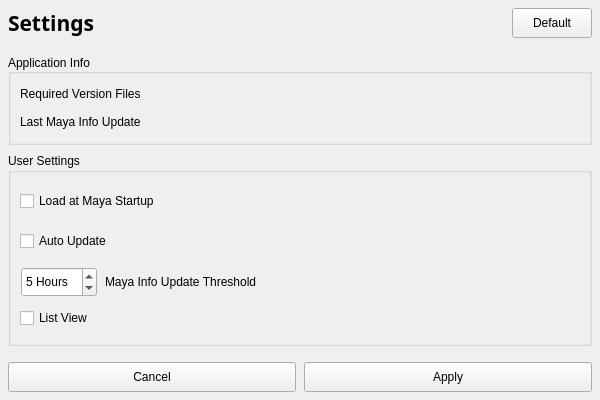
<?xml version="1.0" encoding="UTF-8"?>
<ui version="4.0">
 <class>GFUtilitiesBeltSettings</class>
 <widget class="QWidget" name="GFUtilitiesBeltSettings">
  <property name="geometry">
   <rect>
    <x>0</x>
    <y>0</y>
    <width>600</width>
    <height>400</height>
   </rect>
  </property>
  <property name="windowTitle">
   <string>Form</string>
  </property>
  <layout class="QVBoxLayout" name="verticalLayout">
   <property name="spacing">
    <number>0</number>
   </property>
   <property name="leftMargin">
    <number>0</number>
   </property>
   <property name="topMargin">
    <number>0</number>
   </property>
   <property name="rightMargin">
    <number>0</number>
   </property>
   <property name="bottomMargin">
    <number>0</number>
   </property>
   <item>
    <widget class="QWidget" name="wdgTitleBar" native="true">
     <property name="sizePolicy">
      <sizepolicy hsizetype="Preferred" vsizetype="Fixed">
       <horstretch>0</horstretch>
       <verstretch>0</verstretch>
      </sizepolicy>
     </property>
     <layout class="QHBoxLayout" name="layTitleBar">
      <property name="spacing">
       <number>8</number>
      </property>
      <property name="leftMargin">
       <number>8</number>
      </property>
      <property name="topMargin">
       <number>8</number>
      </property>
      <property name="rightMargin">
       <number>8</number>
      </property>
      <property name="bottomMargin">
       <number>8</number>
      </property>
      <item>
       <widget class="QLabel" name="label_6">
        <property name="font">
         <font>
          <family>Work Sans SemiBold</family>
          <pointsize>16</pointsize>
          <weight>75</weight>
          <bold>true</bold>
         </font>
        </property>
        <property name="text">
         <string>Settings</string>
        </property>
       </widget>
      </item>
      <item>
       <widget class="QPushButton" name="pushButton_2">
        <property name="sizePolicy">
         <sizepolicy hsizetype="Fixed" vsizetype="Fixed">
          <horstretch>0</horstretch>
          <verstretch>0</verstretch>
         </sizepolicy>
        </property>
        <property name="minimumSize">
         <size>
          <width>0</width>
          <height>30</height>
         </size>
        </property>
        <property name="maximumSize">
         <size>
          <width>16777215</width>
          <height>30</height>
         </size>
        </property>
        <property name="text">
         <string>Default</string>
        </property>
       </widget>
      </item>
     </layout>
    </widget>
   </item>
   <item>
    <widget class="QWidget" name="wdgContent" native="true">
     <layout class="QVBoxLayout" name="layContent">
      <property name="spacing">
       <number>8</number>
      </property>
      <property name="leftMargin">
       <number>8</number>
      </property>
      <property name="topMargin">
       <number>8</number>
      </property>
      <property name="rightMargin">
       <number>8</number>
      </property>
      <property name="bottomMargin">
       <number>8</number>
      </property>
      <item>
       <widget class="QGroupBox" name="groupBox">
        <property name="sizePolicy">
         <sizepolicy hsizetype="Preferred" vsizetype="Fixed">
          <horstretch>0</horstretch>
          <verstretch>0</verstretch>
         </sizepolicy>
        </property>
        <property name="title">
         <string>Application Info</string>
        </property>
        <property name="alignment">
         <set>Qt::AlignLeading|Qt::AlignLeft|Qt::AlignVCenter</set>
        </property>
        <property name="flat">
         <bool>true</bool>
        </property>
        <layout class="QVBoxLayout" name="verticalLayout_2">
         <property name="spacing">
          <number>0</number>
         </property>
         <property name="leftMargin">
          <number>0</number>
         </property>
         <property name="topMargin">
          <number>0</number>
         </property>
         <property name="rightMargin">
          <number>0</number>
         </property>
         <property name="bottomMargin">
          <number>0</number>
         </property>
         <item>
          <widget class="QScrollArea" name="scrollArea_2">
           <property name="frameShape">
            <enum>QFrame::NoFrame</enum>
           </property>
           <property name="widgetResizable">
            <bool>true</bool>
           </property>
           <widget class="QWidget" name="scrollAreaWidgetContents_2">
            <property name="geometry">
             <rect>
              <x>0</x>
              <y>0</y>
              <width>578</width>
              <height>64</height>
             </rect>
            </property>
            <layout class="QVBoxLayout" name="verticalLayout_5">
             <item>
              <widget class="QLabel" name="label_5">
               <property name="text">
                <string>Required Version Files</string>
               </property>
              </widget>
             </item>
             <item>
              <widget class="QLabel" name="label_4">
               <property name="text">
                <string>Last Maya Info Update</string>
               </property>
              </widget>
             </item>
            </layout>
           </widget>
          </widget>
         </item>
        </layout>
       </widget>
      </item>
      <item>
       <widget class="QGroupBox" name="groupBox_2">
        <property name="title">
         <string>User Settings</string>
        </property>
        <layout class="QVBoxLayout" name="verticalLayout_3">
         <property name="spacing">
          <number>0</number>
         </property>
         <property name="leftMargin">
          <number>0</number>
         </property>
         <property name="topMargin">
          <number>0</number>
         </property>
         <property name="rightMargin">
          <number>0</number>
         </property>
         <property name="bottomMargin">
          <number>0</number>
         </property>
         <item>
          <widget class="QScrollArea" name="scrollArea">
           <property name="frameShape">
            <enum>QFrame::NoFrame</enum>
           </property>
           <property name="widgetResizable">
            <bool>true</bool>
           </property>
           <widget class="QWidget" name="scrollAreaWidgetContents">
            <property name="geometry">
             <rect>
              <x>0</x>
              <y>0</y>
              <width>578</width>
              <height>168</height>
             </rect>
            </property>
            <layout class="QVBoxLayout" name="verticalLayout_4">
             <item>
              <widget class="QCheckBox" name="checkBox">
               <property name="minimumSize">
                <size>
                 <width>0</width>
                 <height>30</height>
                </size>
               </property>
               <property name="text">
                <string>Load at Maya Startup</string>
               </property>
              </widget>
             </item>
             <item>
              <widget class="QCheckBox" name="checkBox_2">
               <property name="minimumSize">
                <size>
                 <width>0</width>
                 <height>30</height>
                </size>
               </property>
               <property name="text">
                <string>Auto Update</string>
               </property>
              </widget>
             </item>
             <item>
              <widget class="QWidget" name="horizontalWidget" native="true">
               <property name="sizePolicy">
                <sizepolicy hsizetype="Preferred" vsizetype="Fixed">
                 <horstretch>0</horstretch>
                 <verstretch>0</verstretch>
                </sizepolicy>
               </property>
               <layout class="QHBoxLayout" name="horizontalLayout">
                <property name="spacing">
                 <number>8</number>
                </property>
                <property name="leftMargin">
                 <number>1</number>
                </property>
                <property name="topMargin">
                 <number>1</number>
                </property>
                <property name="rightMargin">
                 <number>1</number>
                </property>
                <property name="bottomMargin">
                 <number>1</number>
                </property>
                <item>
                 <widget class="QSpinBox" name="spinBox">
                  <property name="sizePolicy">
                   <sizepolicy hsizetype="Fixed" vsizetype="Fixed">
                    <horstretch>0</horstretch>
                    <verstretch>0</verstretch>
                   </sizepolicy>
                  </property>
                  <property name="minimumSize">
                   <size>
                    <width>0</width>
                    <height>30</height>
                   </size>
                  </property>
                  <property name="buttonSymbols">
                   <enum>QAbstractSpinBox::UpDownArrows</enum>
                  </property>
                  <property name="suffix">
                   <string> Hours</string>
                  </property>
                  <property name="maximum">
                   <number>12</number>
                  </property>
                  <property name="value">
                   <number>5</number>
                  </property>
                 </widget>
                </item>
                <item>
                 <widget class="QLabel" name="label">
                  <property name="sizePolicy">
                   <sizepolicy hsizetype="Preferred" vsizetype="Fixed">
                    <horstretch>0</horstretch>
                    <verstretch>0</verstretch>
                   </sizepolicy>
                  </property>
                  <property name="text">
                   <string>Maya Info Update Threshold</string>
                  </property>
                 </widget>
                </item>
               </layout>
              </widget>
             </item>
             <item>
              <widget class="QCheckBox" name="checkBox_3">
               <property name="text">
                <string>List View</string>
               </property>
              </widget>
             </item>
            </layout>
           </widget>
          </widget>
         </item>
        </layout>
       </widget>
      </item>
     </layout>
    </widget>
   </item>
   <item>
    <widget class="QWidget" name="wdgButtons" native="true">
     <property name="sizePolicy">
      <sizepolicy hsizetype="Preferred" vsizetype="Fixed">
       <horstretch>0</horstretch>
       <verstretch>0</verstretch>
      </sizepolicy>
     </property>
     <layout class="QHBoxLayout" name="layButtons">
      <property name="spacing">
       <number>8</number>
      </property>
      <property name="leftMargin">
       <number>8</number>
      </property>
      <property name="topMargin">
       <number>8</number>
      </property>
      <property name="rightMargin">
       <number>8</number>
      </property>
      <property name="bottomMargin">
       <number>8</number>
      </property>
      <item>
       <widget class="QPushButton" name="btnCancel">
        <property name="minimumSize">
         <size>
          <width>0</width>
          <height>30</height>
         </size>
        </property>
        <property name="text">
         <string>Cancel</string>
        </property>
       </widget>
      </item>
      <item>
       <widget class="QPushButton" name="btnApply">
        <property name="minimumSize">
         <size>
          <width>0</width>
          <height>30</height>
         </size>
        </property>
        <property name="text">
         <string>Apply</string>
        </property>
       </widget>
      </item>
     </layout>
    </widget>
   </item>
  </layout>
 </widget>
 <resources>
  <include location="resources.qrc"/>
 </resources>
 <connections/>
</ui>
